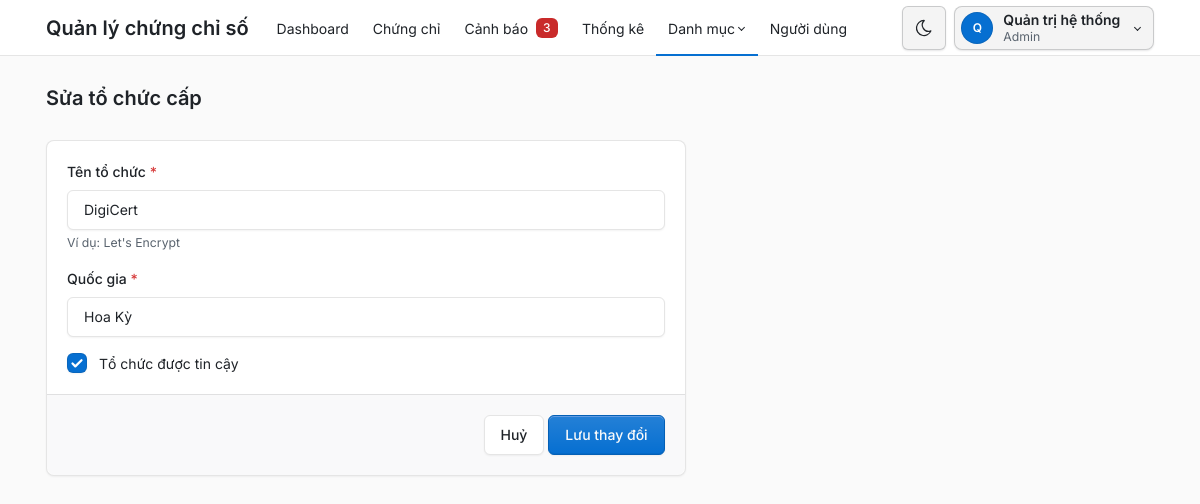
The page /admin/to_chuc_cap_form.php?id=2 (signed in) on the database its author committed.
### tables this page shows
CREATE TABLE users (
    id INT UNSIGNED AUTO_INCREMENT PRIMARY KEY,
    username VARCHAR(50) NOT NULL UNIQUE,
    password_hash VARCHAR(255) NOT NULL,
    full_name VARCHAR(100) NOT NULL,
    role_id INT UNSIGNED NOT NULL,
    is_locked TINYINT(1) NOT NULL DEFAULT 0,  
     
    failed_logins TINYINT UNSIGNED NOT NULL DEFAULT 0,
    locked_until DATETIME NULL,
    CONSTRAINT fk_users_role FOREIGN KEY (role_id) REFERENCES roles (id) ON DELETE RESTRICT
);

CREATE TABLE roles (
    id INT UNSIGNED AUTO_INCREMENT PRIMARY KEY,
    name VARCHAR(50) NOT NULL UNIQUE
);

CREATE TABLE certificate_authorities (
    id INT UNSIGNED AUTO_INCREMENT PRIMARY KEY,
    name VARCHAR(100) NOT NULL UNIQUE,
    country VARCHAR(100) NOT NULL,
    is_trusted TINYINT(1) NOT NULL DEFAULT 1
);

### src/auth.php (called while the page is built, shortened)
<?php
function nguoiDungHienTai(PDO $pdo): ?array
{
    $cau = $pdo->prepare('SELECT u.id, u.username, u.full_name, r.name AS role_name
                          FROM users u JOIN roles r ON r.id = u.role_id
                          WHERE u.id = ? AND u.is_locked = 0');
    $cau->execute([$_SESSION['user_id']]);
    return $cau->fetch() ?: null;
}
function laAdmin(array $nguoi): bool
{
    return $nguoi['role_name'] === VAI_TRO_ADMIN;
}
function yeuCauDangNhap(PDO $pdo): array
{
    $nguoi = nguoiDungHienTai($pdo);
    return $nguoi;
}

### src/chung_chi.php (called while the page is built, shortened)
<?php
function demCanhBaoMoi(PDO $pdo): int
{
    return (int) $pdo->query('SELECT COUNT(*) FROM ' . CANH_BAO_DANG_XET . " AND a.status = 'new'")->fetchColumn();
}

### src/danh_muc.php (called while the page is built, shortened)
<?php
function timToChuc(PDO $pdo, int $id): ?array
{
    $cau = $pdo->prepare('SELECT * FROM certificate_authorities WHERE id = ?');
    $cau->execute([$id]);
    return $cau->fetch() ?: null;
}

### public/admin/to_chuc_cap_form.php (the view, shortened to what this page needs)
<?php
require __DIR__ . '/../../src/khoi_dong.php';
require __DIR__ . '/../../src/danh_muc.php';
$pdo = ketNoiCsdl();
$nguoi = yeuCauDangNhap($pdo);
$id = isset($_GET['id']) ? (int) $_GET['id'] : null;
$loi = [];
if ($id !== null) {
    $giaTri = timToChuc($pdo, $id);
}
$hanhDong = 'admin/to_chuc_cap_form.php' . ($id !== null ? '?id=' . $id : '');
$trangHienTai = 'to_chuc_cap';
require __DIR__ . '/../../views/dau_trang.php';
require __DIR__ . '/../../views/tieu_de_trang.php';
?>
<div class="page-body">
    <div class="container-xl">
        <div class="row">
            <div class="col-lg-7">
                <form class="card" method="post" action="<?= e(url($hanhDong)) ?>" data-kiem-tra novalidate>
                    <div class="card-body">
                        <?= oNhap('name', 'Tên tổ chức', $giaTri['name'], $loi,
                            'required maxlength="100" autocomplete="off"', 'Tên tổ chức là bắt buộc.', "Ví dụ: Let's Encrypt") ?>
                        <?= oNhap('country', 'Quốc gia', $giaTri['country'], $loi,
                            'required maxlength="100" autocomplete="off"', 'Quốc gia là bắt buộc.') ?>
                        <label class="form-check">
                            <input class="form-check-input" type="checkbox" name="is_trusted" value="1" <?= $giaTri['is_trusted'] ? 'checked' : '' ?>>
                            <span class="form-check-label">Tổ chức được tin cậy</span>
                        </label>
                    </div>
                    <div class="card-footer text-end">
                        <a class="btn" href="<?= e(url('admin/to_chuc_cap.php')) ?>">Huỷ</a>
                        <button type="submit" class="btn btn-primary"><?= $id === null ? 'Thêm tổ chức' : 'Lưu thay đổi' ?></button>
                    </div>
                </form>
            </div>
        </div>
    </div>
</div>
<?php require __DIR__ . '/../../views/cuoi_trang.php'; ?>

### views/dau_trang.php (shortened to what this page needs)
<?php
$nguoi ??= null;
$trangHienTai ??= '';
$coThanhRieng ??= false;
$soCanhBaoMenu = 0;
if ($nguoi !== null) {
    require_once __DIR__ . '/../src/chung_chi.php';
    $soCanhBaoMenu = demCanhBaoMoi($pdo);
}
$trongDanhMuc = in_array($trangHienTai, ['may_chu', 'ten_mien', 'to_chuc_cap'], true);
$nutGiaoDien = <<<'HTML'
<button type="button" class="nav-link px-2 bg-transparent border-0" data-doi-giao-dien
        title="Đổi giao diện sáng/tối" aria-label="Đổi giao diện sáng/tối">
    <svg class="icon hide-theme-dark" xmlns="http://www.w3.org/2000/svg" width="24" height="24" viewBox="0 0 24 24" fill="none" stroke="currentColor" stroke-width="2" stroke-linecap="round" stroke-linejoin="round" aria-hidden="true"><path d="M12 3c.132 0 .263 0 .393 0a7.5 7.5 0 0 0 7.92 12.446a9 9 0 1 1 -8.313 -12.454z"/></svg>
    <svg class="icon hide-theme-light" xmlns="http://www.w3.org/2000/svg" width="24" height="24" viewBox="0 0 24 24" fill="none" stroke="currentColor" stroke-width="2" stroke-linecap="round" stroke-linejoin="round" aria-hidden="true"><circle cx="12" cy="12" r="4"/><path d="M3 12h1m8 -9v1m8 8h1m-9 8v1m-6.4 -15.4l.7 .7m12.1 -.7l-.7 .7m0 11.4l.7 .7m-12.1 -.7l-.7 .7"/></svg>
</button>
HTML;
?>
<!doctype html>
<html lang="vi" data-bs-theme="light">
<head>
    <link rel="stylesheet" href="<?= e(url('assets/tabler/tabler.min.css')) ?>">
    <link rel="stylesheet" href="<?= e(url('assets/inter/inter.css')) ?>">
    <link rel="stylesheet" href="<?= e(url('assets/app.css')) ?>">
</head>
<body>
<?php if ($nguoi === null && !$coThanhRieng): ?>
    <div class="position-absolute top-0 end-0 p-3"><?= $nutGiaoDien ?></div>
<?php elseif ($nguoi !== null): ?>
    <div class="page">
        <header class="navbar navbar-expand-md d-print-none">
            <div class="container-xl">
                <a class="navbar-brand me-3 ten-he-thong-qt" href="<?= e(url('index.php')) ?>">Quản lý chứng chỉ số</a>
                <div class="navbar-nav flex-row order-md-last align-items-center thanh-tai-khoan">
                    <?= $nutGiaoDien ?>
                    <div class="nav-item dropdown">
                        <a href="#" class="nut-tai-khoan dropdown-toggle" data-bs-toggle="dropdown" aria-label="Mở menu tài khoản">
                            <span class="avatar avatar-sm"><?= e(mb_substr($nguoi['full_name'], 0, 1)) ?></span>
                            <span class="d-none d-md-block">
                                <span class="d-block nut-tai-khoan-ten"><?= e($nguoi['full_name']) ?></span>
                                <span class="d-block small text-secondary"><?= e($nguoi['role_name']) ?></span>
                            </span>
                        </a>
                    </div>
                </div>
                <div class="collapse navbar-collapse" id="menu-chinh">
                    <ul class="navbar-nav">
                        <li class="nav-item <?= $trangHienTai === 'dashboard' ? 'active' : '' ?>">
                            <a class="nav-link" href="<?= e(url('admin/index.php')) ?>">Dashboard</a>
                        </li>
                        <li class="nav-item <?= $trangHienTai === 'chung_chi' ? 'active' : '' ?>">
                            <a class="nav-link" href="<?= e(url('admin/chung_chi.php')) ?>">Chứng chỉ</a>
                        </li>
                        <li class="nav-item <?= $trangHienTai === 'canh_bao' ? 'active' : '' ?>">
                            <a class="nav-link" href="<?= e(url('admin/canh_bao.php')) ?>">
                                Cảnh báo
                                <?php if ($soCanhBaoMenu > 0): ?>
                                    <span class="badge so-canh-bao ms-2"><?= $soCanhBaoMenu ?><span class="visually-hidden"> cảnh báo mới</span></span>
                                <?php endif; ?>
                            </a>
                        </li>
                        <li class="nav-item <?= $trangHienTai === 'thong_ke' ? 'active' : '' ?>">
                            <a class="nav-link" href="<?= e(url('admin/thong_ke.php')) ?>">Thống kê</a>
                        </li>
                        <li class="nav-item dropdown <?= $trongDanhMuc ? 'active' : '' ?>">
                            <a class="nav-link dropdown-toggle" href="#" data-bs-toggle="dropdown" role="button" aria-expanded="false">Danh mục</a>
                        </li>
                        <?php if (laAdmin($nguoi)): ?>
                            <li class="nav-item <?= $trangHienTai === 'nguoi_dung' ? 'active' : '' ?>">
                                <a class="nav-link" href="<?= e(url('admin/nguoi_dung.php')) ?>">Người dùng</a>
                            </li>
                        <?php endif; ?>
                    </ul>
                </div>
            </div>
        </header>
        <div class="page-wrapper">
<?php endif; ?>

### src/khoi_dong.php (shortened to what this page needs)
<?php
require_once __DIR__ . '/../config/db.php';
require_once __DIR__ . '/auth.php';
function e(?string $chuoi): string
{
    return htmlspecialchars((string) $chuoi, ENT_QUOTES, 'UTF-8');
}
function url(string $duongDan): string
{
    $thuMucPublic = str_replace('\\', '/', realpath(__DIR__ . '/../public'));
    $gocWeb = str_replace('\\', '/', realpath($_SERVER['DOCUMENT_ROOT']));
    return substr($thuMucPublic, strlen($gocWeb)) . '/' . $duongDan;
}
function oNhap(string $ten, string $nhan, ?string $giaTri, array $loi, string $thuocTinh = '', string $loiMacDinh = '', string $goiY = ''): string
{
    $batBuoc = str_contains($thuocTinh, 'required') ? ' required' : '';
    $saiCss = isset($loi[$ten]) ? ' is-invalid' : '';
    $html = '<div class="mb-3">'
        . '<label class="form-label' . $batBuoc . '" for="' . e($ten) . '">' . e($nhan) . '</label>'
        . '<input class="form-control' . $saiCss . '" id="' . e($ten) . '" name="' . e($ten) . '" value="' . e($giaTri) . '" ' . $thuocTinh . '>'
        . '<div class="invalid-feedback">' . e($loi[$ten] ?? $loiMacDinh) . '</div>';
    if ($goiY !== '') {
        $html .= '<small class="form-hint">' . e($goiY) . '</small>';
    }
    return $html . '</div>';
}

### public/assets/app.css (style rules this page uses)
:root, [data-bs-theme="light"] { --tblr-font-sans-serif: "Inter", "Segoe UI", system-ui, -apple-system, sans-serif; --tblr-body-font-family: var(--tblr-font-sans-serif); --tblr-body-line-height: 1.5; --tblr-body-color: #1f2328; --tblr-secondary: #59636e; --tblr-secondary-color: #59636e; }
@media screen { html { overflow-y: scroll; } }
.so-canh-bao { background: #c92a2a; color: #fff; }
.thanh-tai-khoan { --khoi-bong: 0 1px 2px rgba(10, 14, 20, 0.1); --khoi-nen: rgba(10, 14, 20, 0.045); --khoi-nen-re: rgba(10, 14, 20, 0.09); --khoi-vien: rgba(10, 14, 20, 0.18); --khoi-vien-re: rgba(10, 14, 20, 0.34); gap: 0.5rem; }
.nut-tai-khoan { align-items: center; background: var(--khoi-nen); border: 1px solid var(--khoi-vien); border-radius: 0.5rem; box-shadow: var(--khoi-bong); color: var(--tblr-body-color); display: flex; gap: 0.625rem; line-height: 1.3; min-height: 2.75rem; padding: 0.25rem 0.75rem 0.25rem 0.375rem; transition: background-color 0.15s ease, border-color 0.15s ease; }
.nut-tai-khoan .avatar { background: var(--tblr-primary); color: #fff; font-weight: 600; }
.nut-tai-khoan-ten { font-weight: 600; }
.thanh-tai-khoan [data-doi-giao-dien] { align-items: center; background-color: var(--khoi-nen) !important; border: 1px solid var(--khoi-vien) !important; border-radius: 0.5rem; box-shadow: var(--khoi-bong); display: flex; height: 2.75rem; justify-content: center; transition: background-color 0.15s ease, border-color 0.15s ease; width: 2.75rem; }

### rows shown on the page
users: full_name "Q", full_name "Quản trị hệ thống", role.name "Admin"
certificate_authorities: name "DigiCert", country "Hoa Kỳ", is_trusted "☑"

### other values the page prints
$soCanhBaoMenu "3"
$tieuDe "Sửa tổ chức cấp"
$nhan "Tên tổ chức Quốc gia"
$goiY "Ví dụ: Let's Encrypt"
